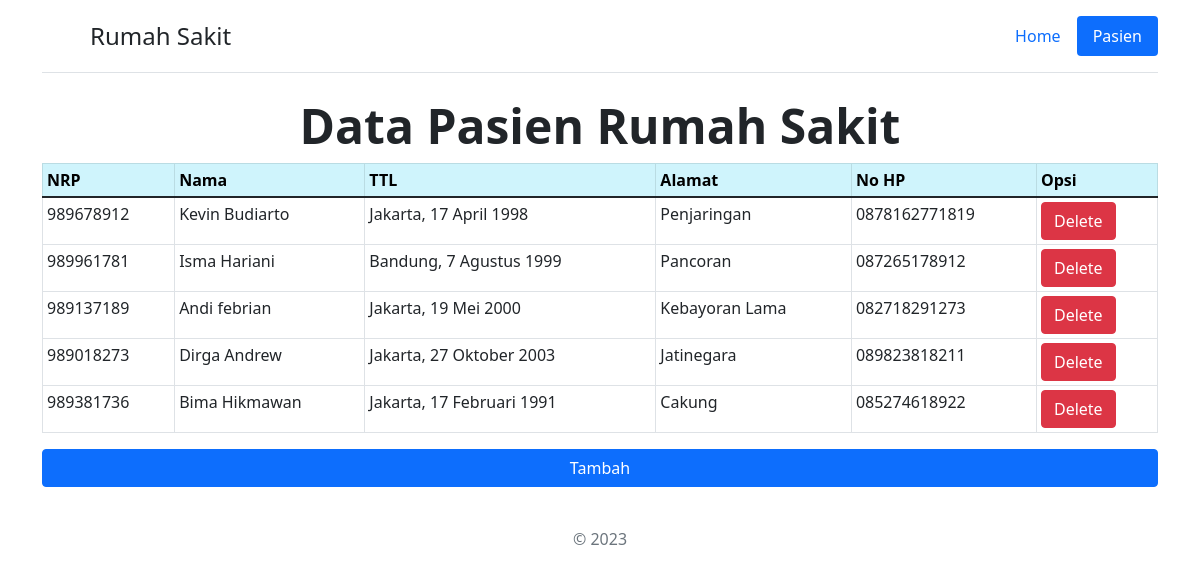
The app's page /index2.php with its own data.
### tables this page shows
CREATE TABLE `pasien` (
  `nama` varchar(255) NOT NULL,
  `ttl` varchar(255) NOT NULL,
  `alamat` varchar(255) NOT NULL,
  `nohp` varchar(20) NOT NULL,
  `nrplama` int(20) NOT NULL,
  `nrp` int(20) NOT NULL
);

### index2.php (the view, shortened to what this page needs)
<!DOCTYPE html>
<html lang="en">
<head>
    <link rel="stylesheet" href="bootstrap.min.css">
    <link href="../assets/dist/css/bootstrap.min.css" rel="stylesheet">
</head>
<body>
    <div class="container">
        <header class="d-flex flex-wrap justify-content-center py-3 mb-4 border-bottom">
            <a href="/" class="d-flex align-items-center mb-3 mb-md-0 me-md-auto text-dark text-decoration-none">
                <svg class="bi me-2" width="40" height="32">
                    <use xlink:href="#bootstrap" />
                </svg>
                <span class="fs-4">Rumah Sakit</span>
            </a>
            <ul class="nav nav-pills">
                <li class="nav-item"><a href="index1.php" class="nav-link" aria-current="page">Home</a></li>
                <li class="nav-item"><a href="index2.php" class="nav-link active">Pasien</a></li>
            </ul>
        </header>
    </div>
    <div class="container">
        <div align="center">
            <h2 class="display-5 fw-bold text-dark">Data Pasien Rumah Sakit</h2>
            <table class="table table-hover table-bordered table-sm caption-top">
                <tr class="table-info">
                    <th scope="col">NRP </th>
                    <th scope="col">Nama </th>
                    <th scope="col">TTL </th>
                    <th scope="col">Alamat </th>
                    <th scope="col">No HP </th>
                    <th scope="col">Opsi</th>
                </tr>
                <tbody>
                    <?php
                include 'koneksi.php';
                $data = mysqli_query($koneksi, "SELECT * FROM pasien") or die(mysqli_error($koneksi));
                foreach ($data as $baris){ ?>
                    <tr>
                        <td><?php echo $baris['nrp']; ?></td>
                        <td><?php echo $baris['nama']; ?></td>
                        <td><?php echo $baris['ttl']; ?></td>
                        <td><?php echo $baris['alamat']; ?></td>
                        <td><?php echo $baris['nohp']; ?></td>
                        <td>
                            <a href="deletepasien.php?nrp=<?php echo $baris['nrp']; ?>"
                                class="btn btn-danger">Delete</a>
                        </td>
                    </tr>
                    <?php
                }
                ?>
                </tbody>
            </table>
            <th>
                <a href="tambahpasien.php" class="btn btn-primary d-grid gap-2">Tambah</a>
            </th>
        </div>
    </div>
    <div class="container">
        <footer class="py-3 my-4">
            <p class="text-center text-muted">&copy; 2023</p>
        </footer>
    </div>
</body>
</html>

### records on screen
pasien: nrp "989678912", nama "Kevin Budiarto", ttl "Jakarta, 17 April 1998", alamat "Penjaringan", nohp "0878162771819"
pasien: nrp "989961781", nama "Isma Hariani", ttl "Bandung, 7 Agustus 1999", alamat "Pancoran", nohp "087265178912"
pasien: nrp "989137189", nama "Andi febrian", ttl "Jakarta, 19 Mei 2000", alamat "Kebayoran Lama", nohp "082718291273"
pasien: nrp "989018273", nama "Dirga Andrew", ttl "Jakarta, 27 Oktober 2003", alamat "Jatinegara", nohp "089823818211"
pasien: nrp "989381736", nama "Bima Hikmawan", ttl "Jakarta, 17 Februari 1991", alamat "Cakung", nohp "085274618922"
